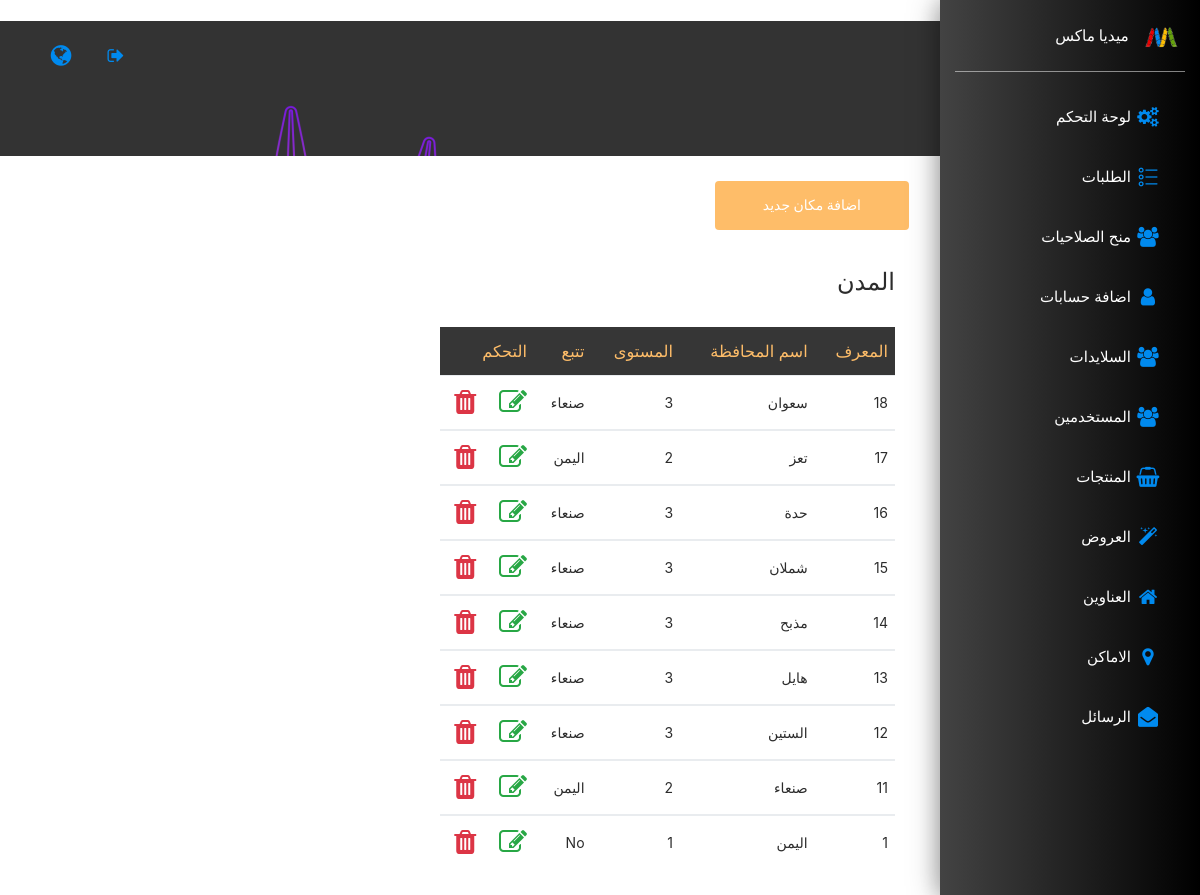
Screenshot of /cp/locations.php (signed in) with the database file from the repository.
### tables this page shows
CREATE TABLE IF NOT EXISTS `locations` (
  `id` int(11) NOT NULL AUTO_INCREMENT,
  `name` varchar(45) DEFAULT NULL,
  `level` tinyint(1) DEFAULT NULL,
  `parent` int(11) DEFAULT NULL,
  PRIMARY KEY (`id`),
  KEY `fk_locations_locations1_idx` (`parent`)
);

### cp/locations.php (the view, shortened to what this page needs)
<?php
include_once('design/sidebar.php');
?>
        <div class="main-panel">
            <?php
				include_once('design/navbar.php');
		    ?>
            <div class="panel-header panel-header-sm">
            </div>
            <div class="content">
                <div class="row">
				 <div class="col-md-8">
			<?php
				 echo "<button type='button'  class='btn btn-info btn-lg ' id='ins'><a href='locations_pro.php?action=insert' style ='color:white;'>اضافة مكان جديد</a></button>";
								$sql="Select * from locations order by id desc ";
								$q=$con->prepare($sql);
								$q->execute();
								$rows=$q->fetchall();
								if($q->rowcount()>0){
									echo " <div class='content'><div class='row'><div class='col-md-12'><div class='card'><div class='card-header'><h4 class='card-title'>المدن</h4></div><div class='card-body'><div class='table-responsive'><table class='table'>";
										echo " <thead class=' text-primary top_table2'>";
										echo "<th class='text-right'>المعرف</th>";
										echo "<th class='text-right'>اسم المحافظة</th>";
										echo "<th class='text-right'>المستوى</th>";
										echo "<th class='text-right'>تتبع</th>";
										echo "<th colspan=2 class='text-right'>التحكم</th>";
										echo "</thead>";
										foreach($rows as $row){
											$id=$row['id'];
											$name=$row['name'];
											$level=$row['level'];
											$parent=$row['parent'];
											echo "<tbody>";
											echo "<td>$id</td>";
											echo "<td>$name</td>";
											echo "<td>$level</td>";
											$sql="Select l.name
												from locations l
												inner join locations o
												where :parent=l.id";
											$q=$con->prepare($sql);
											$q->execute(array("parent"=>$parent));
											$rows=$q->fetchall();
											if($q->rowcount()>0)
											{
												echo "<td>".$rows[0]['name']."</td>";
											}
											else echo "<td> No </td>";
											echo "<td><a href='locations_pro.php?action=edit&id=$id' title='تعديل'><i class='fa fa-edit' style='font-size:2em; color:#28a745 !important;'></i></a></td>";
											echo "<td><a href='locations_pro.php?action=delete&id=$id' onclick='return confirm(\" هل انت متأكد من حذف   $name ؟\")' title='حذف'><i class='fa fa-trash' style='font-size:2em;color:#dc3545 !important;'></i></a></td>";
											echo "</tbody>";
										}
									echo "</table>";
									echo "</div></div></div></div></div></div>";
								}
								else
								{
									echo "Empty";
								}
?>
                    </div>
                    </div>
                </div>
            </div>
                       <?php
include_once('design/footer.php');
?>

### rows the page displays
locations: id "18", name "سعوان", level "3", parent.name "صنعاء"
locations: id "17", name "تعز", level "2", parent.name "اليمن"
locations: id "16", name "حدة", level "3", parent.name "صنعاء"
locations: id "15", name "شملان", level "3", parent.name "صنعاء"
locations: id "14", name "مذبح", level "3", parent.name "صنعاء"
locations: id "13", name "هايل", level "3", parent.name "صنعاء"
locations: id "12", name "الستين", level "3", parent.name "صنعاء"
locations: id "11", name "صنعاء", level "2", parent.name "اليمن"
locations: id "1", name "اليمن", level "1", shows "No"

### other values shown
$p "لوحة التحكم منح الصلاحيات اضافة حسابات السلايدات المستخدمين المنتجات العروض العناوين الاماكن الرسائل"
